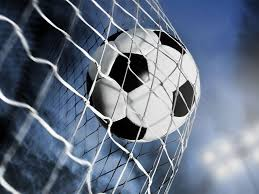
#> input picture Untitled.jpeg, 259 x 194 px
$ jupyter execute --allow-errors 2.ipynb
#> lines starting #> are read from the running program, lines starting #| are printed output that depends on the picture
[cell 1]
# Translation
import cv2
import numpy as np

# Load the image
image_path = "Untitled.jpeg"
image = cv2.imread(image_path)
#> image is the input picture: shape (194, 259, 3); mean B, G, R 130.6, 112.3, 100.5
# Define the translation matrix
tx, ty = 100, 50  # Translation along x and y axis
translation_matrix = np.float32([[1, 0, tx], [0, 1, ty]])

# Apply the translation
translated_image = cv2.warpAffine(image, translation_matrix, (image.shape[1], image.shape[0]))
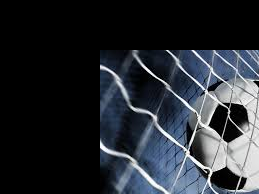
#> translated_image: shape (194, 259, 3); mean B, G, R 49.6, 43.4, 39.2
# Display the translated image
cv2.imshow("Translated Image", translated_image)
cv2.waitKey(0)
cv2.destroyAllWindows()

[cell 2]
# Rotation

import cv2
# Load the image
image_path = "Untitled.jpeg"
image = cv2.imread(image_path)

    # Define the rotation matrix
angle = 45  # Angle of rotation
center = (image.shape[1] // 2, image.shape[0] // 2)  # Center of rotation
#> center = (129, 97)
rotation_matrix = cv2.getRotationMatrix2D(center, angle,1.0)

    # Apply the rotation
rotated_image = cv2.warpAffine(image, rotation_matrix, (image.shape[1], image.shape[0]))
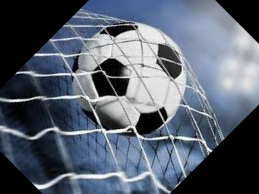
#> rotated_image: shape (194, 259, 3); mean B, G, R 110.2, 96.9, 88.1

    # Display the rotated image
cv2.imshow("Rotated Image", rotated_image)
cv2.waitKey(0)
cv2.destroyAllWindows()

$ run again, with aish.jpeg copied over Untitled.jpeg
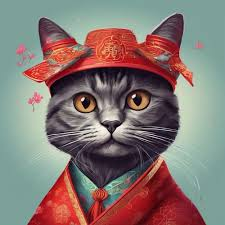
#> input picture aish.jpeg, 225 x 225 px
#> image is the input picture: shape (225, 225, 3); mean B, G, R 114.5, 118.8, 133.4
#> `translated_image = cv2.warpAffine(image, translation_matrix, (image.sh..`:
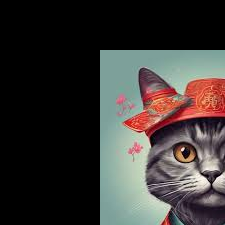
#> translated_image: shape (225, 225, 3); mean B, G, R 52.8, 55.1, 58.5
#> `rotated_image = cv2.warpAffine(image, rotation_matrix, (image.shape[1]..`:
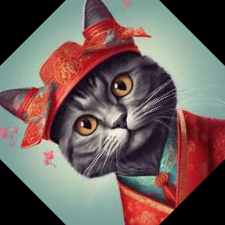
#> rotated_image: shape (225, 225, 3); mean B, G, R 90.8, 94.5, 111.4

$ run again, with football.jpeg copied over Untitled.jpeg
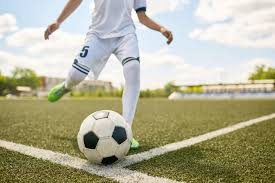
#> input picture football.jpeg, 275 x 183 px
#> image is the input picture: shape (183, 275, 3); mean B, G, R 151.8, 176.6, 178.6
#> `translated_image = cv2.warpAffine(image, translation_matrix, (image.sh..`:
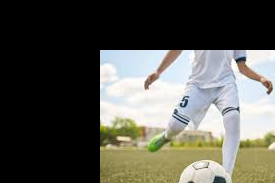
#> translated_image: shape (183, 275, 3); mean B, G, R 81.7, 89.3, 89.5
#> `rotated_image = cv2.warpAffine(image, rotation_matrix, (image.shape[1]..`:
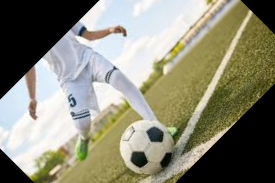
#> rotated_image: shape (183, 275, 3); mean B, G, R 118.5, 137.3, 138.6

$ run again, with Angry.jpg copied over Untitled.jpeg
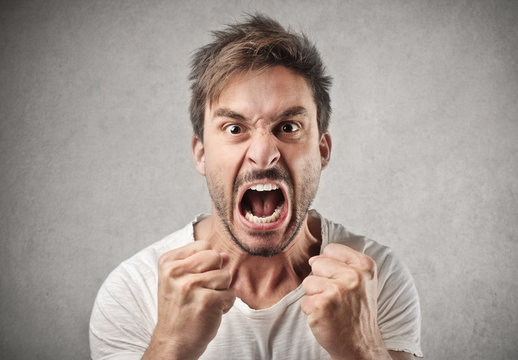
#> input picture Angry.jpg, 518 x 360 px
#> image is the input picture: shape (360, 518, 3); mean B, G, R 148.3, 154.7, 167
#> `translated_image = cv2.warpAffine(image, translation_matrix, (image.sh..`:
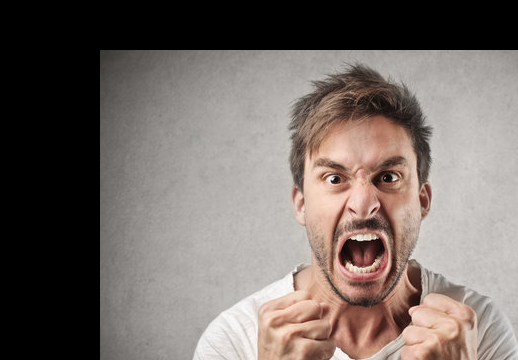
#> translated_image: shape (360, 518, 3); mean B, G, R 101.7, 106.6, 116.4
#> `rotated_image = cv2.warpAffine(image, rotation_matrix, (image.shape[1]..`:
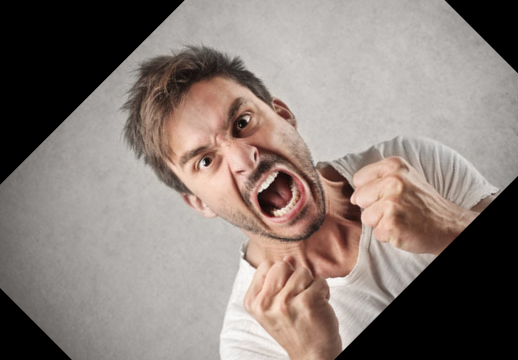
#> rotated_image: shape (360, 518, 3); mean B, G, R 118.4, 124.1, 135.5
